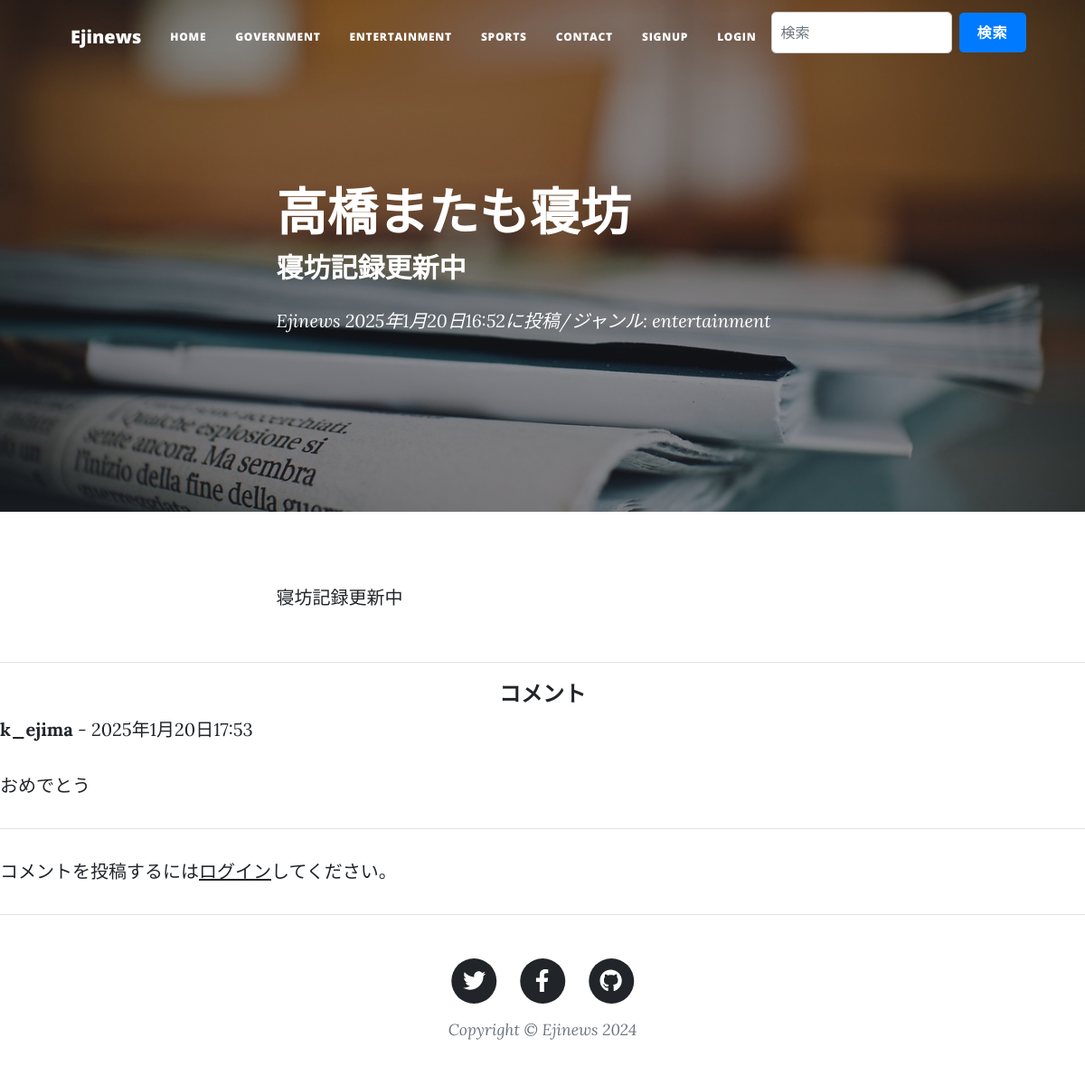
/news-detail/1, run on the app's committed database.
### Ejinews/models.py (models this page shows, shortened)
class AddNews(models.Model):
    CATEGORY = (('government','政治,経済'),
                ('entertainment','エンターテインメント'),
                ('sports','スポーツ'),
                )
    title = models.CharField(
        verbose_name='タイトル',
        max_length=200
    )
    content = models.TextField(
        verbose_name='本文'
    )
    posted_at = models.DateTimeField(
        verbose_name='投稿日時',
        auto_now_add=True
    )
    category = models.CharField(
        verbose_name='ジャンル',
        max_length=50,
        choices=CATEGORY
    )

class Comment(models.Model):
    news = models.ForeignKey(AddNews, on_delete=models.CASCADE, related_name='comments')  # ニュース記事への外部キー
    user = models.ForeignKey(settings.AUTH_USER_MODEL, on_delete=models.CASCADE)  # ユーザーへの外部キー
    content = models.TextField(verbose_name='コメント')  # コメント内容
    posted_at = models.DateTimeField(auto_now_add=True)  # コメントの投稿日時

### accounts/models.py (models this page shows)
class CustomUser(AbstractUser):
    pass

### Ejinews/views.py (the view)
# urls.py: path('news-detail/<int:pk>', views.NewsDetail.as_view(), name='news_detail'),
class NewsDetail(DetailView):
    template_name = 'post.html'
    model = AddNews
    def get_context_data(self, **kwargs):
        context = super().get_context_data(**kwargs)
        context['comments'] = Comment.objects.filter(news=self.object).order_by('-posted_at')
        context['form'] = CommentForm()
        return context

### Ejinews/forms.py
class CommentForm(forms.ModelForm):
    class Meta:
        model = Comment
        fields = ['content']

### Ejinews/templates/post.html (shortened to what this page needs)
{% extends 'base.html' %}
{% load static %}
{% block header %}
<header class="masthead" style="background-image: url({% static 'assets/img/ニュース２.jpg' %})">
    <div class="container position-relative px-4 px-lg-5">
        <div class="row gx-4 gx-lg-5 justify-content-center">
            <div class="col-md-10 col-lg-8 col-xl-7">
                <div class="post-heading">
                    <h1>{{ object.title }}</h1>
                    <h2 class="subheading">{{ object.content|truncatechars:30 }}</h2>
                    <span class="meta">
                        <a href="{% url 'Ejinews:index' %}">Ejinews</a>
                        {{ object.posted_at }}に投稿/ジャンル: {{ object.category }}
                    </span>
                </div>
            </div>
        </div>
    </div>
</header>
{% endblock %}
{% block contents %}
<article class="mb-4">
    <div class="container px-4 px-lg-5">
        <div class="row gx-4 gx-lg-5 justify-content-center">
            <div class="col-md-10 col-lg-8 col-xl-7">
                <p>{{ object.content }}</p>
            </div>
        </div>
    </div>
</article>
<hr>
<h2 class="comments-heading">コメント</h2>
<div>
    {% for comment in comments %}
    <div>
        <strong>{{ comment.user.username }}</strong> - {{ comment.posted_at }}<br>
        <p>{{ comment.content }}</p>
    </div>
    <hr>
    {% empty %}
    <p>コメントはまだありません。</p>
    {% endfor %}
</div>
{% if user.is_authenticated %}
<form method="post" action="{% url 'Ejinews:add_comment' news_id=object.id %}">
    {% csrf_token %}
    <div class="form-group">
        {{ form.as_p }}
    </div>
    <button type="submit_comment">コメントを投稿</button>
</form>
{% else %}
<p>コメントを投稿するには<a href="{% url 'accounts:login' %}">ログイン</a>してください。</p>
{% endif %}
{% endblock %}

### data on the page
AddNews: title "高橋またも寝坊", content "寝坊記録更新中", posted_at "2025年1月20日16:52", category "entertainment"
Comment: user.username "k_ejima", posted_at "2025年1月20日17:53", content "おめでとう"
